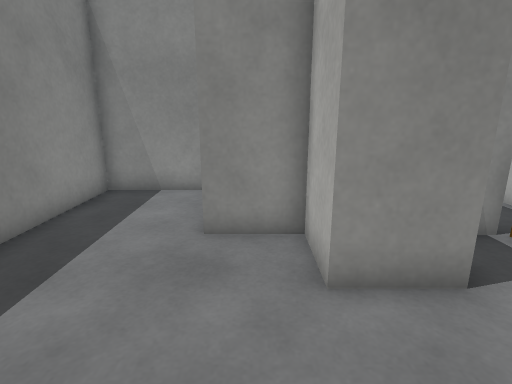
view 1 (above)

12 first-person views from a walk through a Unity game level. The camera is 1.2 m above the floor, tilts 14° down and sees 80° across. The floor is counted in squares, 0.5 m on a side. Each view is taken from the middle of a square. On the plan, view 1 faces up. The plan holds only what a view shows up to about 19 squares ahead; the rest is blank. The player character is not drawn. Surface patterns are stand-ins for the level's own textures.

view 2
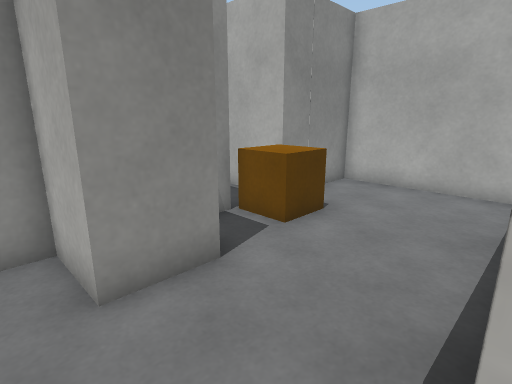

view 3
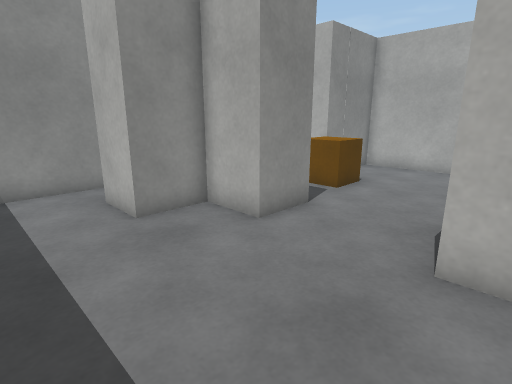

view 4
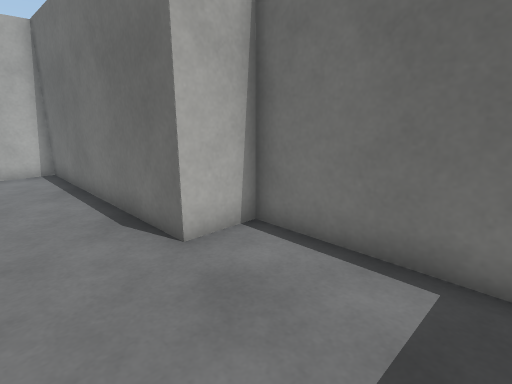

view 5
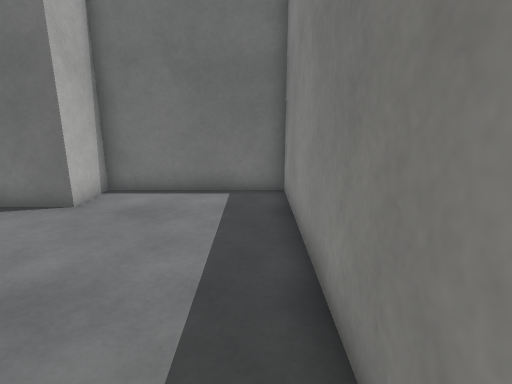

view 6
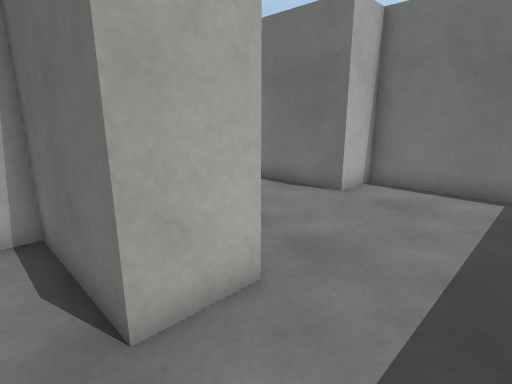

view 7
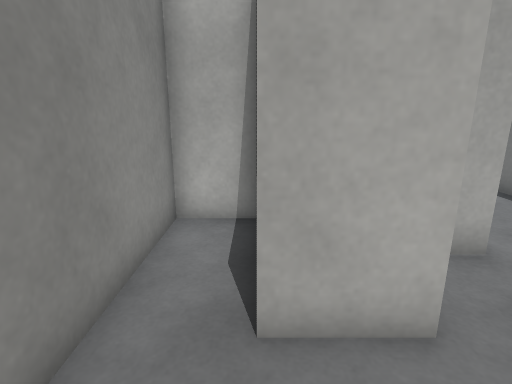

view 8
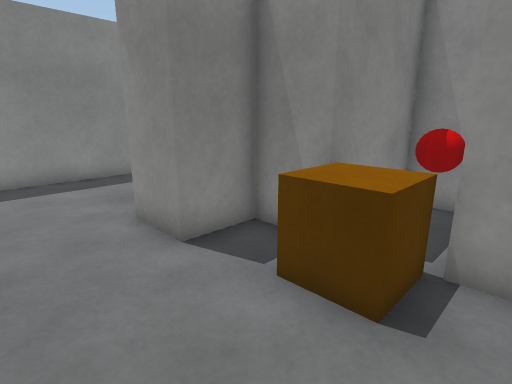

view 9
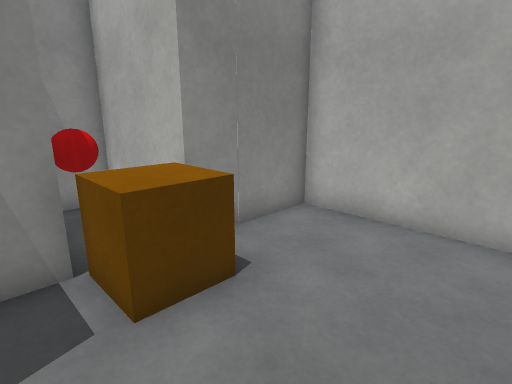

view 10
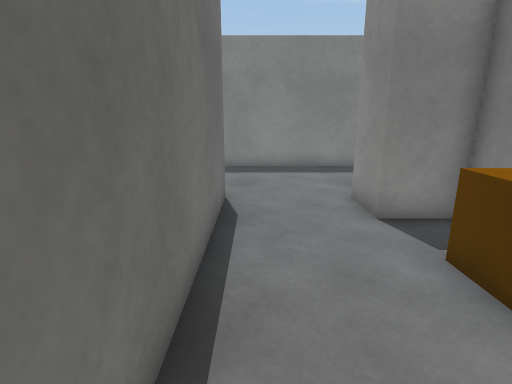

view 11
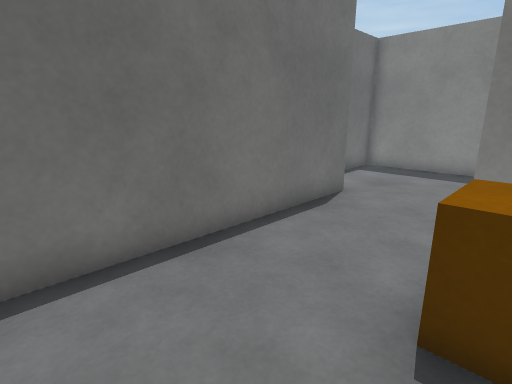

view 12
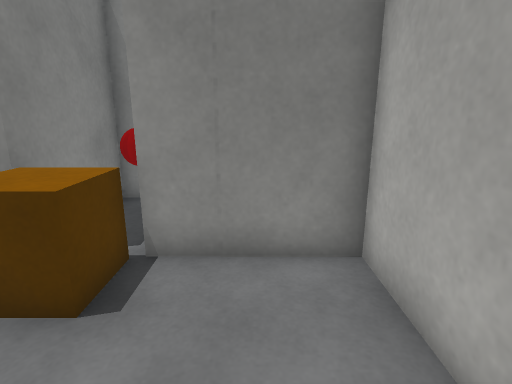

### Floor plan
Points are (right, up) in squares from view 1. A wall is a line through its corners. A room is listed if a view was taken in it or the views show most of it. See-through windows are left out.
Room 1 (views 1, 2, 3, 4, 5, 6, 7, 8, 9, 10, 11, 12)
walls: (1.1, 5.9) (-1.1, 5.9) (-1.1, 8) (3, 8) (3, 9.9) (-4.9, 9.9) (-4.9, -1.9) (0.5, -1.9); (0.9, 0.1) (10.9, 0.1) (10.9, 6); (8.5, 5.9) (7.1, 5.9) (7.1, 9.9) (5, 9.9) (5, 5.9) (3.5, 5.9)
objects: block (1, -2) to (1, -1); block (1, 4) to (3, 6); block (3, 0); brown cube (5, 4) to (7, 6)

Where each view was taken, in squares from view 1:
view 1: 0 up, 0 right, facing up
view 2: 0 up, 0 right, facing up-right
view 3: 1 down, 4 left, facing up-right
view 4: 3 up, 4 left, facing down-right
view 5: 8 up, 4 left, facing down
view 6: 9 up, 4 left, facing down-right
view 7: 8 up, 4 left, facing right
view 8: 1 up, 8 right, facing up-left
view 9: 1 up, 4 right, facing up-right
view 10: 1 up, 10 right, facing left
view 11: 5 up, 10 right, facing down-left
view 12: 1 up, 9 right, facing up
